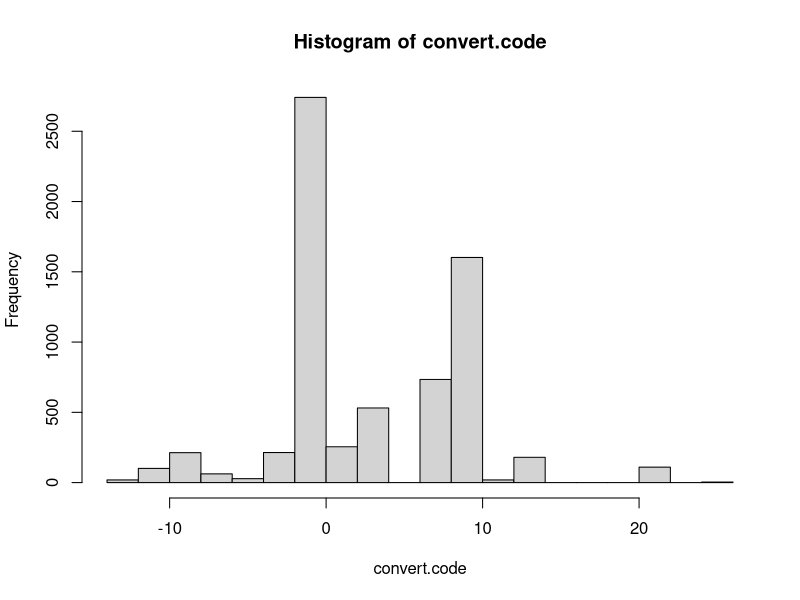

This figure's R source:
#Breaking down vegetation conversions

#####Preprocessing#####
modern.raw<-read.csv("LC_GEO.csv", skip=7)
paleo.raw<-read.csv("Paleo_GEO.csv", skip=7)
modern.dat<-modern.raw[2:nrow(modern.raw),]
paleo.dat<-paleo.raw[2:nrow(paleo.raw),]
modern.veg<-modern.dat
modern.veg[paleo.dat[,5]==15,5]<-9999
paleo.veg<-paleo.dat
paleo.veg[paleo.dat[,5]==15,5]<-9999
no.mod<-which(modern.veg[,5]==0 | modern.veg[,5]==15| modern.veg[,5]==3 | modern.veg[,5]==11
              |modern.veg[,5]==6 | modern.veg[,5]==8 | modern.veg[,5]==9 |modern.veg[,5]==10)

modern.veg[no.mod,5]<-9999
paleo.veg[no.mod,5]<-9999

#Change urban to 26 to prevent repeats 
#(i.e. decid (4) to urb (13) = 9, but mixed(5) to mosaic (14) =9 also)
modern.veg[modern.veg==13]<-26

#####Conversion code and list of indices

modern.veg<-modern.veg[,5]
paleo.veg<-paleo.veg[,5]
modern.veg[modern.veg==9999]<-NA
paleo.veg[paleo.veg==9999]<-NA

convert.code<-modern.veg-paleo.veg

convert.code[convert.code>9000]<-NA

hist(convert.code,breaks=25)

poss<-sort(unique(convert.code))

#make list of indices for each possible conversion
list.ind<-list()
for(i in 1:length(poss)){
  list.ind[[i]]<- which(convert.code==poss[i])
  
}
